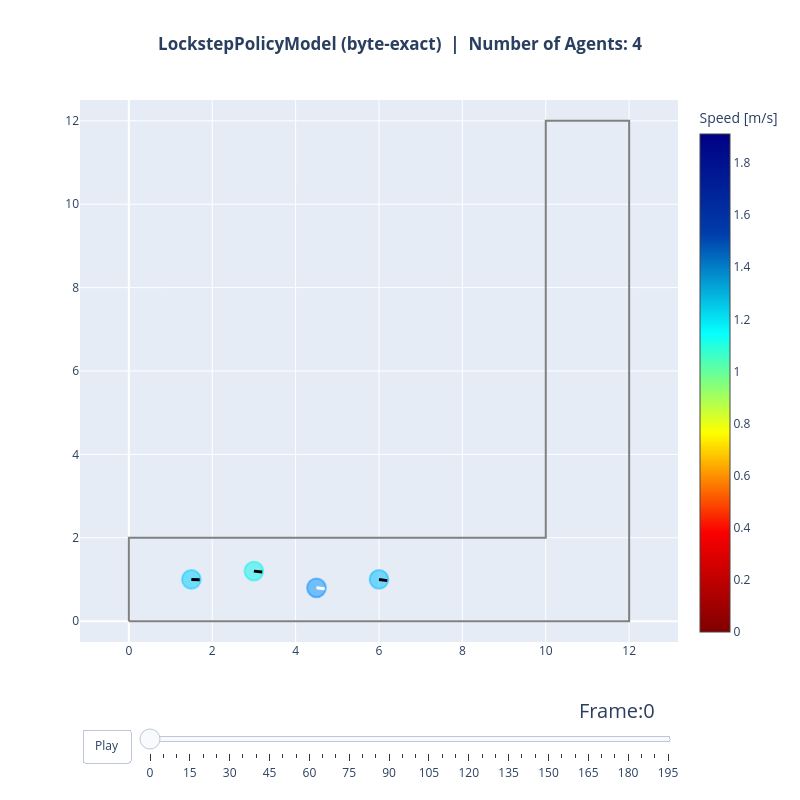

Source (notebook cell):
### Code cell
# Replay: LockstepPolicyModel -- this animation IS the native CrowdRL run,
# byte for byte, rendered out of JuPedSim.
data, area = read_sqlite_file(lockstep_file)
animate(data, area, every_nth_frame=5, radius=0.225, title_note="LockstepPolicyModel (byte-exact)")

### Figure 1 — Plotly figure (JSON) as saved in the notebook; plotly's stock layout.template omitted (floating-point values rounded to 4 significant figures)
{"data": [{"hoverinfo": "name", "line": {"color": "grey"}, "mode": "lines", "name": "Exterior", "showlegend": false, "type": "scatter", "x": [0.0, 0.0, 10.0, 10.0, 12.0, 12.0, 0.0], "y": [0.0, 2.0, 2.0, 12.0, 12.0, 0.0, 0.0]}, {"hoverinfo": "none", "marker": {"cmax": 1.912, "cmin": 0, "color": [1.786, 1.772, 1.809, 1.792], "colorbar": {"title": {"text": "Speed [m/s]"}}, "colorscale": [[0.0, "rgb(128,0,0)"], [0.2, "rgb(250,0,0)"], [0.4, "rgb(255,255,0)"], [0.6, "rgb(5,255,255)"], [0.8, "rgb(0,60,170)"], [1.0, "rgb(0,0,131)"]], "size": [0.45, 0.45, 0.45, 0.45]}, "mode": "markers", "showlegend": false, "text": [1.786, 1.772, 1.809, 1.792], "type": "scatter", "x": [1.5, 3.0, 4.5, 6.0], "y": [1.0, 1.2, 0.8, 1.0]}, {"hoverinfo": "text", "marker": {"opacity": 1, "size": 1}, "mode": "markers", "showlegend": false, "text": ["ID: 21, Pos(1.50,1.00)"], "type": "scatter", "x": [1.5], "y": [1.0]}, {"hoverinfo": "text", "marker": {"opacity": 1, "size": 1}, "mode": "markers", "showlegend": false, "text": ["ID: 22, Pos(3.00,1.20)"], "type": "scatter", "x": [3.0], "y": [1.2]}, {"hoverinfo": "text", "marker": {"opacity": 1, "size": 1}, "mode": "markers", "showlegend": false, "text": ["ID: 23, Pos(4.50,0.80)"], "type": "scatter", "x": [4.5], "y": [0.8]}, {"hoverinfo": "text", "marker": {"opacity": 1, "size": 1}, "mode": "markers", "showlegend": false, "text": ["ID: 24, Pos(6.00,1.00)"], "type": "scatter", "x": [6.0], "y": [1.0]}], "layout": {"autosize": false, "height": 800, "shapes": [{"fillcolor": "rgba(0, 204, 255, 0.5)", "line": {"color": "rgba(0, 204, 255, 0.5)"}, "type": "circle", "x0": 1.275, "x1": 1.725, "xref": "x", "y0": 0.775, "y1": 1.225, "yref": "y"}, {"fillcolor": "rgba(12, 244, 235, 0.5)", "line": {"color": "rgba(12, 244, 235, 0.5)"}, "type": "circle", "x0": 2.775, "x1": 3.225, "xref": "x", "y0": 0.975, "y1": 1.425, "yref": "y"}, {"fillcolor": "rgba(0, 144, 255, 0.5)", "line": {"color": "rgba(0, 144, 255, 0.5)"}, "type": "circle", "x0": 4.275, "x1": 4.725, "xref": "x", "y0": 0.575, "y1": 1.025, "yref": "y"}, {"fillcolor": "rgba(0, 188, 255, 0.5)", "line": {"color": "rgba(0, 188, 255, 0.5)"}, "type": "circle", "x0": 5.775, "x1": 6.225, "xref": "x", "y0": 0.775, "y1": 1.225, "yref": "y"}, {"line": {"color": "black", "width": 3}, "type": "line", "x0": 1.5, "x1": 1.7, "y0": 1.0, "y1": 0.9939}, {"line": {"color": "black", "width": 3}, "type": "line", "x0": 3.0, "x1": 3.199, "y0": 1.2, "y1": 1.18}, {"line": {"color": "white", "width": 3}, "type": "line", "x0": 4.5, "x1": 4.699, "y0": 0.8, "y1": 0.7763}, {"line": {"color": "black", "width": 3}, "type": "line", "x0": 6.0, "x1": 6.198, "y0": 1.0, "y1": 0.9722}], "sliders": [{"active": 0, "currentvalue": {"font": {"size": 20}, "prefix": "Frame:", "visible": true, "xanchor": "right"}, "len": 0.9, "pad": {"b": 10, "t": 50}, "steps": [{"args": [["0"], {"frame": {"duration": 100, "redraw": true}, "mode": "immediate", "transition": {"duration": 500}}], "label": "0", "method": "animate"}, {"args": [["5"], {"frame": {"duration": 100, "redraw": true}, "mode": "immediate", "transition": {"duration": 500}}], "label": "5", "method": "animate"}, {"args": [["10"], {"frame": {"duration": 100, "redraw": true}, "mode": "immediate", "transition": {"duration": 500}}], "label": "10", "method": "animate"}, {"args": [["15"], {"frame": {"duration": 100, "redraw": true}, "mode": "immediate", "transition": {"duration": 500}}], "label": "15", "method": "animate"}, {"args": [["20"], {"frame": {"duration": 100, "redraw": true}, "mode": "immediate", "transition": {"duration": 500}}], "label": "20", "method": "animate"}, {"args": [["25"], {"frame": {"duration": 100, "redraw": true}, "mode": "immediate", "transition": {"duration": 500}}], "label": "25", "method": "animate"}, {"args": [["30"], {"frame": {"duration": 100, "redraw": true}, "mode": "immediate", "transition": {"duration": 500}}], "label": "30", "method": "animate"}, {"args": [["35"], {"frame": {"duration": 100, "redraw": true}, "mode": "immediate", "transition": {"duration": 500}}], "label": "35", "method": "animate"}, {"args": [["40"], {"frame": {"duration": 100, "redraw": true}, "mode": "immediate", "transition": {"duration": 500}}], "label": "40", "method": "animate"}, {"args": [["45"], {"frame": {"duration": 100, "redraw": true}, "mode": "immediate", "transition": {"duration": 500}}], "label": "45", "method": "animate"}, {"args": [["50"], {"frame": {"duration": 100, "redraw": true}, "mode": "immediate", "transition": {"duration": 500}}], "label": "50", "method": "animate"}, {"args": [["55"], {"frame": {"duration": 100, "redraw": true}, "mode": "immediate", "transition": {"duration": 500}}], "label": "55", "method": "animate"}, {"args": [["60"], {"frame": {"duration": 100, "redraw": true}, "mode": "immediate", "transition": {"duration": 500}}], "label": "60", "method": "animate"}, {"args": [["65"], {"frame": {"duration": 100, "redraw": true}, "mode": "immediate", "transition": {"duration": 500}}], "label": "65", "method": "animate"}, {"args": [["70"], {"frame": {"duration": 100, "redraw": true}, "mode": "immediate", "transition": {"duration": 500}}], "label": "70", "method": "animate"}, {"args": [["75"], {"frame": {"duration": 100, "redraw": true}, "mode": "immediate", "transition": {"duration": 500}}], "label": "75", "method": "animate"}, {"args": [["80"], {"frame": {"duration": 100, "redraw": true}, "mode": "immediate", "transition": {"duration": 500}}], "label": "80", "method": "animate"}, {"args": [["85"], {"frame": {"duration": 100, "redraw": true}, "mode": "immediate", "transition": {"duration": 500}}], "label": "85", "method": "animate"}, {"args": [["90"], {"frame": {"duration": 100, "redraw": true}, "mode": "immediate", "transition": {"duration": 500}}], "label": "90", "method": "animate"}, {"args": [["95"], {"frame": {"duration": 100, "redraw": true}, "mode": "immediate", "transition": {"duration": 500}}], "label": "95", "method": "animate"}, {"args": [["100"], {"frame": {"duration": 100, "redraw": true}, "mode": "immediate", "transition": {"duration": 500}}], "label": "100", "method": "animate"}, {"args": [["105"], {"frame": {"duration": 100, "redraw": true}, "mode": "immediate", "transition": {"duration": 500}}], "label": "105", "method": "animate"}, {"args": [["110"], {"frame": {"duration": 100, "redraw": true}, "mode": "immediate", "transition": {"duration": 500}}], "label": "110", "method": "animate"}, {"args": [["115"], {"frame": {"duration": 100, "redraw": true}, "mode": "immediate", "transition": {"duration": 500}}], "label": "115", "method": "animate"}, {"args": [["120"], {"frame": {"duration": 100, "redraw": true}, "mode": "immediate", "transition": {"duration": 500}}], "label": "120", "method": "animate"}, {"args": [["125"], {"frame": {"duration": 100, "redraw": true}, "mode": "immediate", "transition": {"duration": 500}}], "label": "125", "method": "animate"}, {"args": [["130"], {"frame": {"duration": 100, "redraw": true}, "mode": "immediate", "transition": {"duration": 500}}], "label": "130", "method": "animate"}, {"args": [["135"], {"frame": {"duration": 100, "redraw": true}, "mode": "immediate", "transition": {"duration": 500}}], "label": "135", "method": "animate"}, {"args": [["140"], {"frame": {"duration": 100, "redraw": true}, "mode": "immediate", "transition": {"duration": 500}}], "label": "140", "method": "animate"}, {"args": [["145"], {"frame": {"duration": 100, "redraw": true}, "mode": "immediate", "transition": {"duration": 500}}], "label": "145", "method": "animate"}, {"args": [["150"], {"frame": {"duration": 100, "redraw": true}, "mode": "immediate", "transition": {"duration": 500}}], "label": "150", "method": "animate"}, {"args": [["155"], {"frame": {"duration": 100, "redraw": true}, "mode": "immediate", "transition": {"duration": 500}}], "label": "155", "method": "animate"}, {"args": [["160"], {"frame": {"duration": 100, "redraw": true}, "mode": "immediate", "transition": {"duration": 500}}], "label": "160", "method": "animate"}, {"args": [["165"], {"frame": {"duration": 100, "redraw": true}, "mode": "immediate", "transition": {"duration": 500}}], "label": "165", "method": "animate"}, {"args": [["170"], {"frame": {"duration": 100, "redraw": true}, "mode": "immediate", "transition": {"duration": 500}}], "label": "170", "method": "animate"}, {"args": [["175"], {"frame": {"duration": 100, "redraw": true}, "mode": "immediate", "transition": {"duration": 500}}], "label": "175", "method": "animate"}, {"args": [["180"], {"frame": {"duration": 100, "redraw": true}, "mode": "immediate", "transition": {"duration": 500}}], "label": "180", "method": "animate"}, {"args": [["185"], {"frame": {"duration": 100, "redraw": true}, "mode": "immediate", "transition": {"duration": 500}}], "label": "185", "method": "animate"}, {"args": [["190"], {"frame": {"duration": 100, "redraw": true}, "mode": "immediate", "transition": {"duration": 500}}], "label": "190", "method": "animate"}, {"args": [["195"], {"frame": {"duration": 100, "redraw": true}, "mode": "immediate", "transition": {"duration": 500}}], "label": "195", "method": "animate"}], "transition": {"duration": 100, "easing": "cubic-in-out"}, "x": 0.1, "xanchor": "left", "y": 0, "yanchor": "top"}], "title": {"text": "<b>LockstepPolicyModel (byte-exact)  |  Number of Agents: 4</b>", "x": 0.5}, "updatemenus": [{"buttons": [{"args": [null, {"frame": {"duration": 100, "redraw": true}, "fromcurrent": true}], "label": "Play", "method": "animate"}], "direction": "left", "pad": {"r": 10, "t": 87}, "showactive": false, "type": "buttons", "x": 0.1, "xanchor": "right", "y": 0, "yanchor": "top"}], "width": 800, "xaxis": {"range": [-0.5, 12.5]}, "yaxis": {"range": [-0.5, 12.5], "scaleanchor": "x", "scaleratio": 1}}}
